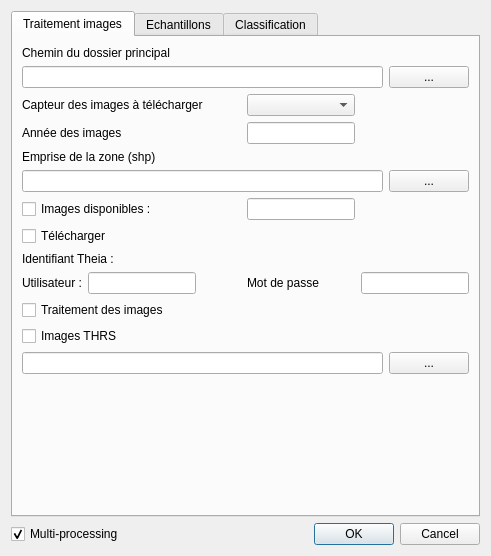
<?xml version="1.0" encoding="UTF-8"?>
<ui version="4.0">
 <class>PHYMOBAT</class>
 <widget class="QDialog" name="PHYMOBAT">
  <property name="geometry">
   <rect>
    <x>0</x>
    <y>0</y>
    <width>491</width>
    <height>556</height>
   </rect>
  </property>
  <property name="windowTitle">
   <string>Dialog</string>
  </property>
  <layout class="QGridLayout" name="gridLayout">
   <item row="1" column="0">
    <widget class="QCheckBox" name="checkBox_multiprocess">
     <property name="text">
      <string>Multi-processing</string>
     </property>
     <property name="checkable">
      <bool>true</bool>
     </property>
     <property name="checked">
      <bool>true</bool>
     </property>
     <property name="autoRepeat">
      <bool>false</bool>
     </property>
    </widget>
   </item>
   <item row="1" column="1">
    <widget class="QDialogButtonBox" name="buttonBox">
     <property name="orientation">
      <enum>Qt::Horizontal</enum>
     </property>
     <property name="standardButtons">
      <set>QDialogButtonBox::Cancel|QDialogButtonBox::Ok</set>
     </property>
    </widget>
   </item>
   <item row="0" column="0" colspan="2">
    <widget class="QTabWidget" name="tabWidget">
     <property name="currentIndex">
      <number>0</number>
     </property>
     <widget class="QWidget" name="tab">
      <attribute name="title">
       <string>Traitement images</string>
      </attribute>
      <layout class="QGridLayout" name="gridLayout_3">
       <item row="3" column="0" colspan="2">
        <widget class="QLabel" name="label_year_images">
         <property name="text">
          <string>Année des images</string>
         </property>
        </widget>
       </item>
       <item row="12" column="5">
        <widget class="QPushButton" name="pushButton_browser_VHRS">
         <property name="text">
          <string>...</string>
         </property>
        </widget>
       </item>
       <item row="8" column="0" colspan="2">
        <widget class="QLabel" name="label_id_theia">
         <property name="text">
          <string>Identifiant Theia :</string>
         </property>
        </widget>
       </item>
       <item row="2" column="0" colspan="3">
        <widget class="QLabel" name="label_captor">
         <property name="text">
          <string>Capteur des images à télécharger</string>
         </property>
        </widget>
       </item>
       <item row="1" column="0" colspan="5">
        <widget class="QLineEdit" name="lineEdit_principal_folder"/>
       </item>
       <item row="9" column="3">
        <widget class="QLabel" name="label_password">
         <property name="text">
          <string>Mot de passe</string>
         </property>
        </widget>
       </item>
       <item row="9" column="1">
        <widget class="QLineEdit" name="lineEdit_user"/>
       </item>
       <item row="9" column="0">
        <widget class="QLabel" name="label_user">
         <property name="text">
          <string>Utilisateur :</string>
         </property>
        </widget>
       </item>
       <item row="11" column="0" colspan="2">
        <widget class="QCheckBox" name="checkBox_VHRS">
         <property name="text">
          <string>Images THRS</string>
         </property>
        </widget>
       </item>
       <item row="12" column="0" colspan="5">
        <widget class="QLineEdit" name="lineEdit_VHRS"/>
       </item>
       <item row="3" column="3">
        <widget class="QLineEdit" name="lineEdit_year_images"/>
       </item>
       <item row="6" column="0" colspan="2">
        <widget class="QCheckBox" name="checkBox_listing">
         <property name="text">
          <string>Images disponibles :</string>
         </property>
        </widget>
       </item>
       <item row="2" column="3">
        <widget class="QComboBox" name="comboBox_captor"/>
       </item>
       <item row="9" column="2">
        <spacer name="horizontalSpacer_7">
         <property name="orientation">
          <enum>Qt::Horizontal</enum>
         </property>
         <property name="sizeHint" stdset="0">
          <size>
           <width>40</width>
           <height>20</height>
          </size>
         </property>
        </spacer>
       </item>
       <item row="5" column="0" colspan="5">
        <widget class="QLineEdit" name="lineEdit_area_path"/>
       </item>
       <item row="5" column="5">
        <widget class="QPushButton" name="pushButton_browser_area_path">
         <property name="text">
          <string>...</string>
         </property>
        </widget>
       </item>
       <item row="6" column="3">
        <widget class="QLineEdit" name="lineEdit_listing"/>
       </item>
       <item row="1" column="5">
        <widget class="QPushButton" name="pushButton_browser_principal_folder">
         <property name="text">
          <string>...</string>
         </property>
        </widget>
       </item>
       <item row="0" column="0" colspan="2">
        <widget class="QLabel" name="label_principal_folder">
         <property name="text">
          <string>Chemin du dossier principal</string>
         </property>
        </widget>
       </item>
       <item row="4" column="0" colspan="2">
        <widget class="QLabel" name="label_area_path">
         <property name="text">
          <string>Emprise de la zone (shp)</string>
         </property>
        </widget>
       </item>
       <item row="7" column="0" colspan="2">
        <widget class="QCheckBox" name="checkBox_download">
         <property name="text">
          <string>Télécharger</string>
         </property>
        </widget>
       </item>
       <item row="9" column="4" colspan="2">
        <widget class="QLineEdit" name="lineEdit_password"/>
       </item>
       <item row="10" column="0" colspan="2">
        <widget class="QCheckBox" name="checkBox_processing">
         <property name="text">
          <string>Traitement des images</string>
         </property>
        </widget>
       </item>
       <item row="3" column="2">
        <spacer name="horizontalSpacer_6">
         <property name="orientation">
          <enum>Qt::Horizontal</enum>
         </property>
         <property name="sizeHint" stdset="0">
          <size>
           <width>40</width>
           <height>20</height>
          </size>
         </property>
        </spacer>
       </item>
       <item row="13" column="0">
        <spacer name="verticalSpacer_2">
         <property name="orientation">
          <enum>Qt::Vertical</enum>
         </property>
         <property name="sizeHint" stdset="0">
          <size>
           <width>20</width>
           <height>40</height>
          </size>
         </property>
        </spacer>
       </item>
      </layout>
     </widget>
     <widget class="QWidget" name="tab_2">
      <attribute name="title">
       <string>Echantillons</string>
      </attribute>
      <layout class="QGridLayout" name="gridLayout_4">
       <item row="6" column="0" colspan="4">
        <widget class="QCheckBox" name="checkBox_img_sample">
         <property name="text">
          <string>Image échantillonnée (Si &quot;traitement images&quot; n'est pas lancé) :</string>
         </property>
        </widget>
       </item>
       <item row="3" column="3">
        <widget class="QLineEdit" name="lineEdit_select_sample_fieldname_2"/>
       </item>
       <item row="9" column="1">
        <spacer name="horizontalSpacer_5">
         <property name="orientation">
          <enum>Qt::Horizontal</enum>
         </property>
         <property name="sizeHint" stdset="0">
          <size>
           <width>49</width>
           <height>20</height>
          </size>
         </property>
        </spacer>
       </item>
       <item row="1" column="3">
        <widget class="QPushButton" name="pushButton_browser_sample_path">
         <property name="text">
          <string>...</string>
         </property>
        </widget>
       </item>
       <item row="5" column="2">
        <spacer name="horizontalSpacer">
         <property name="orientation">
          <enum>Qt::Horizontal</enum>
         </property>
         <property name="sizeHint" stdset="0">
          <size>
           <width>106</width>
           <height>20</height>
          </size>
         </property>
        </spacer>
       </item>
       <item row="3" column="2">
        <widget class="QLineEdit" name="lineEdit_select_sample_fieldname_1"/>
       </item>
       <item row="9" column="3">
        <widget class="QPushButton" name="pushButton_add_sample">
         <property name="text">
          <string>Ajouter</string>
         </property>
        </widget>
       </item>
       <item row="3" column="0">
        <widget class="QLabel" name="label_select_sample_fieldname">
         <property name="text">
          <string>Champs</string>
         </property>
        </widget>
       </item>
       <item row="4" column="1">
        <spacer name="horizontalSpacer_3">
         <property name="orientation">
          <enum>Qt::Horizontal</enum>
         </property>
         <property name="sizeHint" stdset="0">
          <size>
           <width>49</width>
           <height>20</height>
          </size>
         </property>
        </spacer>
       </item>
       <item row="0" column="0">
        <widget class="QLabel" name="label_sample_path">
         <property name="text">
          <string>Echantillon (shp)</string>
         </property>
        </widget>
       </item>
       <item row="3" column="1">
        <spacer name="horizontalSpacer_2">
         <property name="orientation">
          <enum>Qt::Horizontal</enum>
         </property>
         <property name="sizeHint" stdset="0">
          <size>
           <width>49</width>
           <height>20</height>
          </size>
         </property>
        </spacer>
       </item>
       <item row="5" column="0">
        <widget class="QLabel" name="label_select_sample_nb_poly">
         <property name="text">
          <string>Nombre de polygones</string>
         </property>
        </widget>
       </item>
       <item row="5" column="1">
        <spacer name="horizontalSpacer_4">
         <property name="orientation">
          <enum>Qt::Horizontal</enum>
         </property>
         <property name="sizeHint" stdset="0">
          <size>
           <width>49</width>
           <height>20</height>
          </size>
         </property>
        </spacer>
       </item>
       <item row="7" column="3">
        <widget class="QPushButton" name="pushButton_img_sample">
         <property name="text">
          <string>...</string>
         </property>
        </widget>
       </item>
       <item row="10" column="0" colspan="4">
        <widget class="QPlainTextEdit" name="plainTextEdit_sample">
         <property name="plainText">
          <string>1 - Végétation non naturelle / Semi-naturelle
2 - Herbacés / Ligneux
3 - Lingeux denses / mixtes


</string>
         </property>
        </widget>
       </item>
       <item row="4" column="0">
        <widget class="QLabel" name="label_select_sample_class">
         <property name="text">
          <string>Classes</string>
         </property>
        </widget>
       </item>
       <item row="4" column="2">
        <widget class="QLineEdit" name="lineEdit_select_sample_class_1"/>
       </item>
       <item row="9" column="2">
        <widget class="QPushButton" name="pushButton_clear_sample">
         <property name="text">
          <string>Effacer</string>
         </property>
        </widget>
       </item>
       <item row="8" column="0">
        <widget class="QCheckBox" name="checkBox_RPG">
         <property name="text">
          <string>RPG</string>
         </property>
        </widget>
       </item>
       <item row="2" column="0">
        <widget class="QLabel" name="label_select_sample">
         <property name="text">
          <string>Sélection par classe de 2</string>
         </property>
        </widget>
       </item>
       <item row="1" column="0" colspan="3">
        <widget class="QLineEdit" name="lineEdit_sample_path"/>
       </item>
       <item row="5" column="3">
        <widget class="QLineEdit" name="lineEdit_select_sample_nb_poly"/>
       </item>
       <item row="4" column="3">
        <widget class="QLineEdit" name="lineEdit_select_sample_class_2"/>
       </item>
       <item row="7" column="0" colspan="3">
        <widget class="QLineEdit" name="lineEdit_img_sample"/>
       </item>
       <item row="13" column="0" colspan="3">
        <widget class="QCheckBox" name="checkBox_threshold">
         <property name="text">
          <string>Déterminer les seuils optimaux</string>
         </property>
        </widget>
       </item>
      </layout>
     </widget>
     <widget class="QWidget" name="tab_3">
      <attribute name="title">
       <string>Classification</string>
      </attribute>
      <layout class="QGridLayout" name="gridLayout_2">
       <item row="6" column="6">
        <widget class="QPushButton" name="pushButton_browser_output">
         <property name="text">
          <string>...</string>
         </property>
        </widget>
       </item>
       <item row="8" column="6">
        <widget class="QLineEdit" name="lineEdit_fieldname_4"/>
       </item>
       <item row="8" column="1">
        <widget class="QLabel" name="label_area_fieldname">
         <property name="text">
          <string>AREA</string>
         </property>
        </widget>
       </item>
       <item row="7" column="0" colspan="5">
        <widget class="QLabel" name="label_ouput_fieldname">
         <property name="text">
          <string>Champs du fichier de sortie</string>
         </property>
        </widget>
       </item>
       <item row="8" column="0">
        <widget class="QLabel" name="label_id_fieldname">
         <property name="text">
          <string>ID</string>
         </property>
        </widget>
       </item>
       <item row="8" column="2" colspan="2">
        <widget class="QLineEdit" name="lineEdit_fieldname_1"/>
       </item>
       <item row="9" column="5">
        <widget class="QComboBox" name="comboBox_fieldname_3"/>
       </item>
       <item row="3" column="0" colspan="4">
        <widget class="QLabel" name="label_segmentation">
         <property name="text">
          <string>Segmentation (shp)</string>
         </property>
        </widget>
       </item>
       <item row="4" column="6">
        <widget class="QPushButton" name="pushButton_browser_segmentation">
         <property name="text">
          <string>...</string>
         </property>
        </widget>
       </item>
       <item row="9" column="6">
        <widget class="QComboBox" name="comboBox_fieldname_4"/>
       </item>
       <item row="10" column="0" colspan="3">
        <widget class="QCheckBox" name="checkBox_classifier">
         <property name="text">
          <string>Classifier</string>
         </property>
        </widget>
       </item>
       <item row="9" column="2" colspan="2">
        <widget class="QComboBox" name="comboBox_fieldname_1"/>
       </item>
       <item row="4" column="0" colspan="6">
        <widget class="QLineEdit" name="lineEdit_segmentation"/>
       </item>
       <item row="9" column="4">
        <widget class="QComboBox" name="comboBox_fieldname_2"/>
       </item>
       <item row="8" column="5">
        <widget class="QLineEdit" name="lineEdit_fieldname_3"/>
       </item>
       <item row="6" column="0" colspan="6">
        <widget class="QLineEdit" name="lineEdit_output"/>
       </item>
       <item row="8" column="4">
        <widget class="QLineEdit" name="lineEdit_fieldname_2"/>
       </item>
       <item row="5" column="0" colspan="4">
        <widget class="QLabel" name="label_ouput">
         <property name="text">
          <string>Fichier de sortie (shp)</string>
         </property>
        </widget>
       </item>
       <item row="11" column="0">
        <spacer name="verticalSpacer">
         <property name="orientation">
          <enum>Qt::Vertical</enum>
         </property>
         <property name="sizeHint" stdset="0">
          <size>
           <width>20</width>
           <height>40</height>
          </size>
         </property>
        </spacer>
       </item>
      </layout>
     </widget>
    </widget>
   </item>
  </layout>
 </widget>
 <resources/>
 <connections>
  <connection>
   <sender>buttonBox</sender>
   <signal>accepted()</signal>
   <receiver>PHYMOBAT</receiver>
   <slot>accept()</slot>
   <hints>
    <hint type="sourcelabel">
     <x>248</x>
     <y>254</y>
    </hint>
    <hint type="destinationlabel">
     <x>157</x>
     <y>274</y>
    </hint>
   </hints>
  </connection>
  <connection>
   <sender>buttonBox</sender>
   <signal>rejected()</signal>
   <receiver>PHYMOBAT</receiver>
   <slot>reject()</slot>
   <hints>
    <hint type="sourcelabel">
     <x>316</x>
     <y>260</y>
    </hint>
    <hint type="destinationlabel">
     <x>286</x>
     <y>274</y>
    </hint>
   </hints>
  </connection>
 </connections>
</ui>
